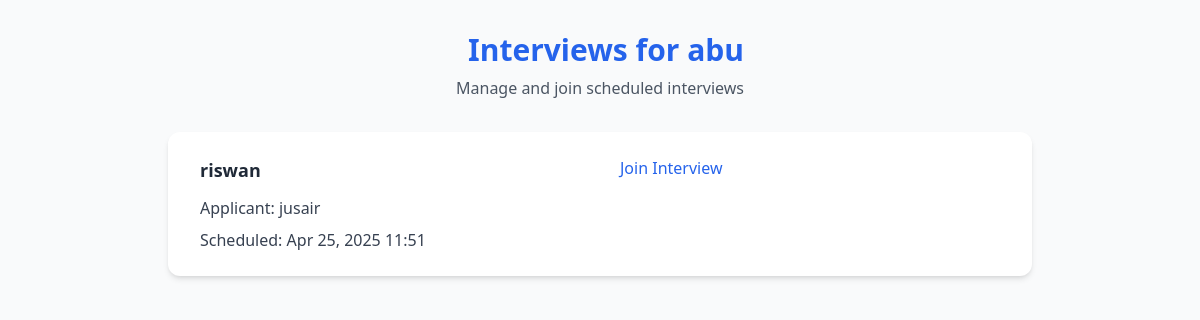
/interviews/interviews/2/, run on the app's committed database.
### organizations/models.py (models this page shows, shortened)
class Organization(models.Model):
    user = models.OneToOneField(User, on_delete=models.CASCADE)
    name = models.CharField(max_length=255)
    description = models.TextField(blank=True, null=True)
    website = models.URLField()
    registration_number = models.CharField(max_length=100)
    profile_image = models.ImageField(upload_to='profile_images/', blank=True, null=True)
    banner_image = models.ImageField(upload_to='banner_images/', blank=True, null=True)
    created_at = models.DateTimeField(auto_now_add=True)  # ✅ Keep only auto_now_add
    updated_at = models.DateTimeField(auto_now=True)

### interviews/models.py (models this page shows)
class Interview(models.Model):
    job_application = models.ForeignKey(JobApplication, on_delete=models.CASCADE, related_name='interviews')
    scheduled_time = models.DateTimeField()
    interview_link = models.URLField()

### jobs/models.py (models this page shows, shortened)
class JobApplication(models.Model):
    job = models.ForeignKey(JobPosting, on_delete=models.CASCADE, related_name='applications')
    applicant = models.ForeignKey(User, on_delete=models.CASCADE, related_name='applications')
    applied_on = models.DateTimeField(auto_now_add=True)
    status = models.CharField(max_length=50, choices=[
        ('pending', 'Pending'),
        ('accepted', 'Accepted'),
        ('rejected', 'Rejected'),
        ('interview_scheduled', 'Interview Scheduled'),
        ('offer_made', 'Offer Made'),
    ])
    cv = models.FileField(upload_to='cvs/', blank=True, null=True)

class JobPosting(models.Model):
    organization = models.ForeignKey(Organization, on_delete=models.CASCADE, related_name='job_postings')
    title = models.CharField(max_length=255)
    description = models.TextField()
    required_qualifications = models.TextField()
    required_skills = models.ManyToManyField(Skill, blank=True)  # Use the same Skill model
    location = models.CharField(max_length=100)
    posted_on = models.DateTimeField(auto_now_add=True)
    application_deadline = models.DateTimeField()
    job_post_image = models.ImageField(upload_to='job_images/', blank=True, null=True)
    posted_by = models.ForeignKey(User,on_delete=models.SET_NULL,null=True,related_name='posted_jobs')

### interviews/views.py (the view)
# urls.py: path('interviews/<int:org_id>/', interview_list, name='interview_list'),
def interview_list(request, org_id):
    organization = get_object_or_404(Organization, id=org_id)  # Get organization
    job_posts = JobPosting.objects.filter(organization=organization)  # Get job posts of this organization
    interviews = Interview.objects.filter(job_application__job__in=job_posts)  # Filter interviews via job application
    context = {
        'organization': organization,
        'interviews': interviews,
    }
    return render(request, 'interviews/interview_list.html', context)

### interviews/templates/interviews/interview_list.html (shortened to what this page needs)
<!DOCTYPE html>
<html lang="en">
<head>
    <script src="https://cdn.tailwindcss.com"></script>
    <link href="https://cdn.jsdelivr.net/npm/remixicon@3.5.0/fonts/remixicon.css" rel="stylesheet">
</head>
<body class="bg-gray-50 min-h-screen">
    <div class="max-w-4xl mx-auto px-4 py-8">
        <div class="text-center mb-8">
            <h1 class="text-3xl font-bold text-blue-600 mb-2 flex items-center justify-center">
                Interviews for {{ organization.name }}
            </h1>
            <p class="text-gray-600">Manage and join scheduled interviews</p>
        </div>
        <div class="bg-white rounded-xl shadow-md overflow-hidden">
            {% if interviews %}
            <ul class="divide-y divide-gray-200">
                {% for interview in interviews %}
                <li class="p-6 hover:bg-gray-50 transition-colors duration-150">
                    <div class="grid grid-cols-1 md:grid-cols-2 gap-6">
                        <div>
                            <div class="flex items-center mb-3">
                                <h3 class="font-semibold text-lg text-gray-800">
                                    {{ interview.job_application.job.title }}
                                </h3>
                            </div>
                            <div class="space-y-2">
                                <div class="flex items-center">
                                    <span class="text-gray-700">
                                        <span class="font-medium">Applicant:</span>
                                        {{ interview.job_application.applicant.username }}
                                    </span>
                                </div>
                                <div class="flex items-center">
                                    <span class="text-gray-700">
                                        <span class="font-medium">Scheduled:</span>
                                        {{ interview.scheduled_time|date:"M d, Y H:i" }}
                                    </span>
                                </div>
                            </div>
                        </div>
                        <div class="flex flex-col justify-between">
                            <div class="flex items-center mb-4">
                                <a href="{{ interview.interview_link }}" target="_blank"
                                   class="text-blue-600 hover:text-blue-800 hover:underline flex items-center">
                                    Join Interview
                                </a>
                            </div>
                        </div>
                    </div>
                </li>
                {% endfor %}
            </ul>
            {% endif %}
        </div>
    </div>
</body>
</html>

### data on the page
Organization: name "abu"
Interview: job_application.job "riswan", job_application.applicant.username "jusair", scheduled_time "Apr 25, 2025 11:51"
